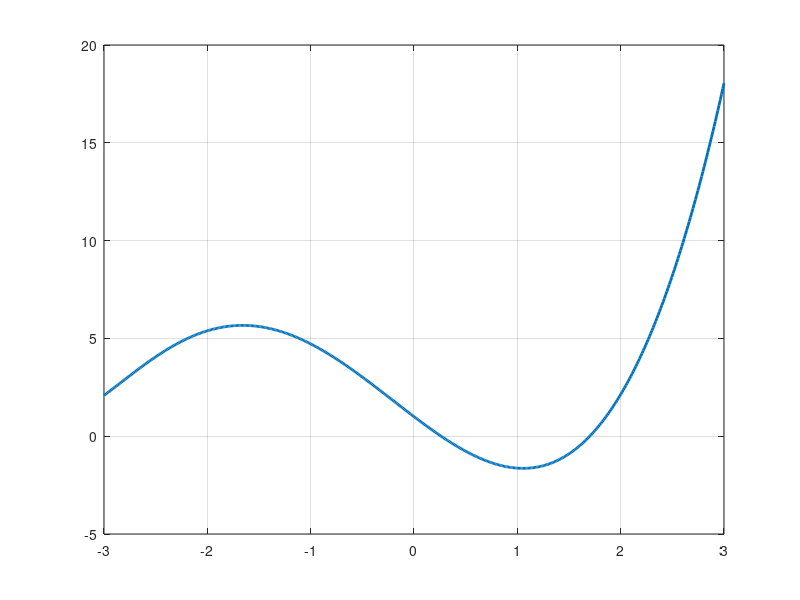

Here is the MATLAB script that generated this plot:
clc; clear; close all; pause(0.5)

% section 1
x = linspace(-3,3,500) ;
f = x.^3 - 3.*x + exp(-x) ;
plot(x,f,'linewidth',2)
grid on

% section 2
fun = @(x) x.^3 - 3.*x + exp(-x) ;
r1 = fsolve(fun,0.2) ;
r2 = fsolve(fun,1.7) ;